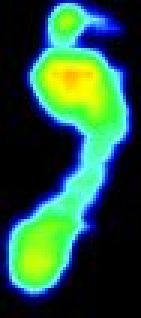
#> input picture cfpiDemoWeekWise/week_4/demo.jpg, 47 x 106 px (shown 3 times larger)
$ jupyter execute --allow-errors randomWalkerSegmentation.ipynb   (older library calls are emulated)
#> lines starting #> are read from the running program, lines starting #| are printed output that depends on the picture
# Using Random walker to generate lables and then segment and finally cleanup using closing operation.

[cell 1]
import matplotlib.pyplot as plt


from skimage import io, img_as_float
from skimage.restoration import denoise_nl_means, estimate_sigma
from skimage import exposure
from skimage.segmentation import random_walker


import numpy as np

from scipy import ndimage as nd

[cell 2]
img_0 = img_as_float(io.imread("demo.jpg",as_gray=True))
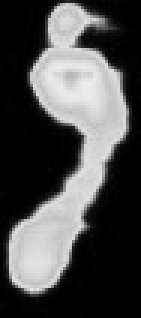
#> img_0: shape (106, 47) float64 (shown 3 times larger); min 0, max 0.925, mean 0.3

[cell 3]
img_1 = img_as_float(io.imread("demo1.jpg",as_gray=True))
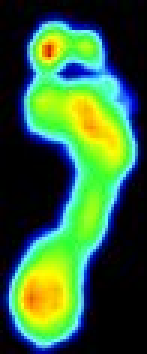
#> input picture cfpiDemoWeekWise/week_4/demo1.jpg, 49 x 118 px (shown 3 times larger)
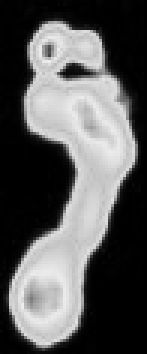
#> img_1: shape (118, 49) float64 (shown 3 times larger); min 0, max 0.937, mean 0.352

# Building Histogram For Finding Two Seperate Peak

[cell 4]
plt.hist(img_0.flat, bins=100, range=(0, 1))
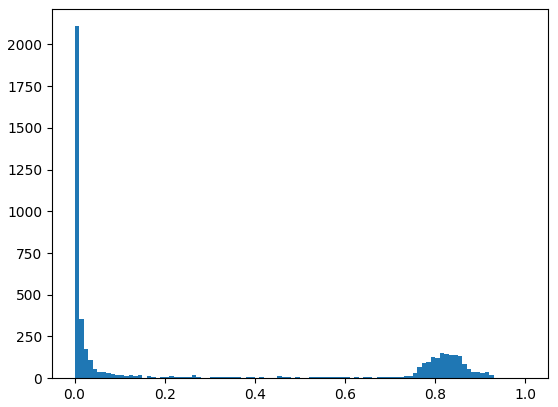
#> figure drawn by matplotlib, 1 panel; tallest bar 2109 high, from x = 8.67e-19 to 0.01

[cell 5]
sigma_est_0 = np.mean(estimate_sigma(img_0, multichannel=True))
#> sigma_est_0 = 0.00663
#> (the rest of this cell did not finish here and is left out)

#> (a cell that did not finish here is left out)

[cell 7]
plt.hist(img_1.flat, bins=100, range=(0, 1))
#> figure, not shown here; tallest bar 2228 high, from x = 8.67e-19 to 0.01

[cell 8]
sigma_est_1 = np.mean(estimate_sigma(img_1, multichannel=True))
#> sigma_est_1 = 0.00772
#> (the rest of this cell did not finish here and is left out)
